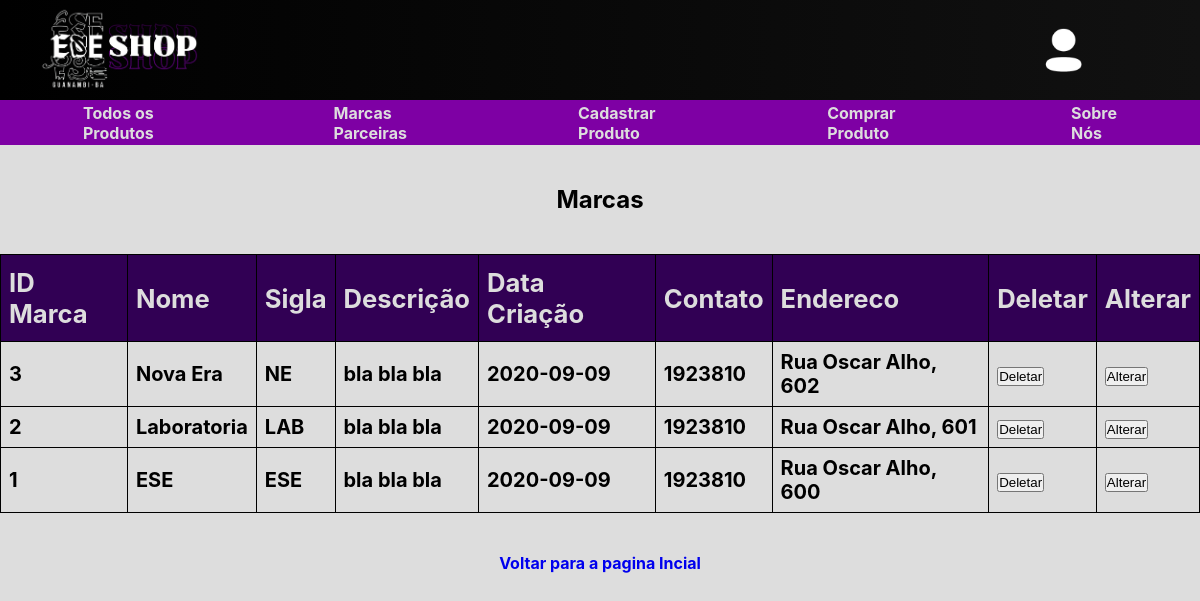
The app's page /sislojamarca/dados/todasmarcas.php with its own data.
### tables this page shows
create table marca(
    IDMarca INT AUTO_INCREMENT primary key,
    nomeMarca VARCHAR(255) not null unique,
    sigla varchar(10) not null unique,
    descricao TEXT,
    dataCriacao DATE,
    contato VARCHAR(100),
    endereco VARCHAR(255),
    IDFornecedor VARCHAR(15),
    FOREIGN KEY (IDFornecedor)
    references fornecedor (IDFornecedor) 
);

### sislojamarca/dados/todasmarcas.php (the view, shortened to what this page needs)
<?php
require_once '../database/conexao.php';
$sql = "SELECT * FROM marca ORDER BY IDMarca DESC";
$stm = $conn->prepare($sql);
$stm->execute();
$usuarios = $stm->fetchAll(PDO::FETCH_ASSOC);
?>
<!DOCTYPE html>
<html lang="pt-BR">
<head>
    <link rel="stylesheet" href="../css/todosprodutos.css">
    <link rel="stylesheet" href="../css/style.css">
    <link rel="stylesheet" href="../css/responsive.css">
</head>
<body>
<?php include_once "../components/header.php"?>
    <main>
        <h2>Marcas</h2>
        <table id="customers">
            <tr>
                <th>ID Marca</th>
                <th>Nome</th>
                <th>Sigla</th>
                <th>Descrição</th>
                <th>Data Criação</th>
                <th>Contato</th>
                <th>Endereco</th>
                <th>Deletar</th>
                <th>Alterar</th>
            </tr>
            <?php foreach ($usuarios as $row) { ?>
                <tr>
                    <td><?php echo $row['IDMarca']; ?></td>
                    <td><?php echo $row['nomeMarca']; ?></td>
                    <td><?php echo $row['sigla']; ?></td>
                    <td><?php echo $row['descricao']; ?></td>
                    <td><?php echo $row['dataCriacao']; ?></td>
                    <td><?php echo $row['contato']; ?></td>
                    <td><?php echo $row['endereco']; ?></td>
                    <td>
                    <form method="post" action="../database/delete.php">
                        <button type="submit" class="deletar" onclick="return confirm('Tem certeza que deseja deletar?');">Deletar</button>
                    </form>
                    </td>
                    <td>
                    <form method="post" action="../php/altproduto.php">
                        <button type="submit" class="alterar" onclick="return confirm('Tem certeza que deseja alterar?');">Alterar</button>
                    </form>
                    </td>
                </tr>
            <?php } ?>
        </table>
        <div class="voltar">
            <a href="../php/index.php">Voltar para a pagina Incial</a>
        </div>
    </main>
</body>
</html>

### sislojamarca/css/todosprodutos.css (style rules this page uses)
:root { --blackback: #111111; --purpleback: #7E00A4; --goldback: #C69F00; --whiteback: #DDDDDD; --text1: #000000; --purple: #310054; font-family: "Inter", sans-serif; font-weight: 700; font-style: normal; }
* { margin: 0px; padding: 0px; }
body { background-color: var(--whiteback); }
h2 { margin-top: 40px; color: var(--text); }
main { background-color: var(--blackback); display: flex; flex-direction: column; align-items: center; justify-content: center; color: var(--text); gap: 40px; }
#customers { border-collapse: collapse; width: 100%; }
#customers td, #customers th { border: 1px solid #000000; padding: 8px; font-size: 2.5dvh; }
#customers th { padding-top: 12px; padding-bottom: 12px; text-align: left; background:none; color: var(--whiteback); font-size: 3.2dvh; background-color: var(--purple); }

### sislojamarca/css/style.css (style rules this page uses)
:root { --blackback: #111111; --purpleback: #7E00A4; --goldback: #C69F00; --whiteback: #DDDDDD; --text1: #000000; --purple: #310054; font-family: "Inter", sans-serif; font-weight: 700; font-style: normal; }
* { margin: 0px; padding: 0px; }
body { background-color: var(--whiteback); }
a { display: block; text-decoration: none; }
main { display: flex; background-color: var(--whiteback); color: var(--text1) }
main > h2 { color: var(--text1) }

### records on screen
marca: IDMarca "3", nomeMarca "Nova Era", sigla "NE", descricao "bla bla bla", dataCriacao "2020-09-09", contato "1923810", endereco "Rua Oscar Alho, 602"
marca: IDMarca "2", nomeMarca "Laboratoria", sigla "LAB", descricao "bla bla bla", dataCriacao "2020-09-09", contato "1923810", endereco "Rua Oscar Alho, 601"
marca: IDMarca "1", nomeMarca "ESE", sigla "ESE", descricao "bla bla bla", dataCriacao "2020-09-09", contato "1923810", endereco "Rua Oscar Alho, 600"
